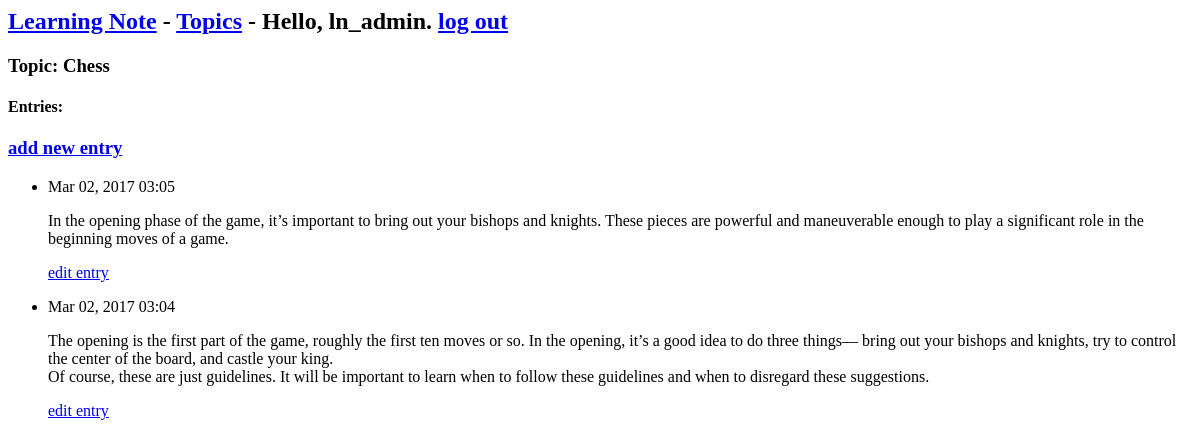
Page /topics/1/ (signed in) on the earlier database version.
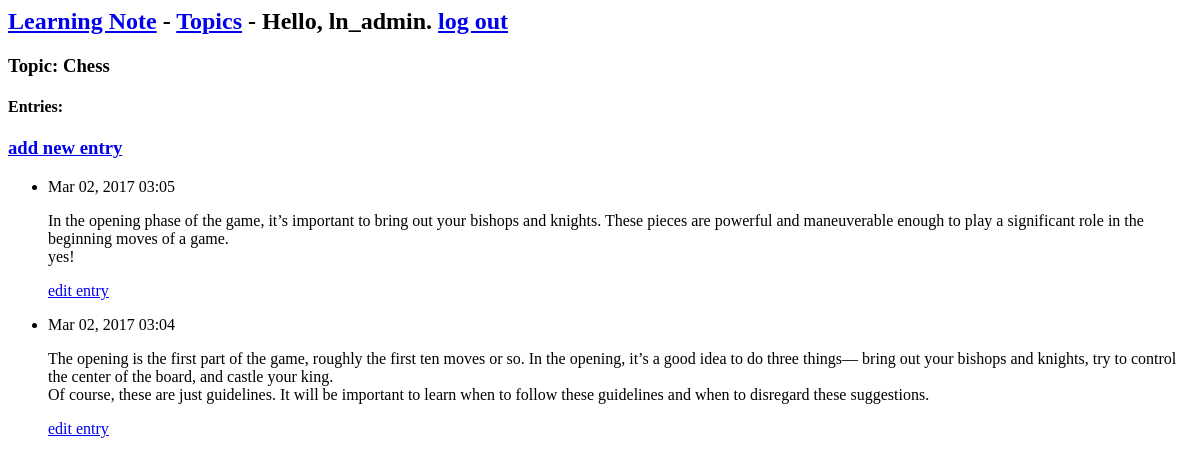
Same page on the later database version.
### learning_notes/models.py (models this page shows, shortened)
class Entry(models.Model):
    topic = models.ForeignKey(Topic)
    text = models.TextField()
    date_added = models.DateTimeField(auto_now_add=True)
    class Meta:
        verbose_name_plural = 'entries'

### learning_notes/views.py (the view)
# urls.py: url(r'^topics/(?P<topic_id>\d+)/$', views.topic, name='topic'),
@login_required
def topic(request, topic_id):
    topic = Topic.objects.get(id=topic_id)
    check_topic_owner(request, topic)
    entries = topic.entry_set.order_by('-date_added')
    contex = {'topic': topic, 'entries': entries}
    return render(request, 'learning_notes/topic.html', contex)

### learning_notes/models.py (called while the page is built)
    def __str__(self):
        return self.text

### learning_notes/views.py (called while the page is built)
def check_topic_owner(request, topic):
    if topic.owner != request.user:
        raise Http404

### learning_notes/templates/learning_notes/topic.html
{% extends 'learning_notes/base.html' %}
{% block content %}
  <h3>Topic: {{ topic }}</h3>
  <h4>Entries:</h4>
  <h3>
    <a href="{% url 'learning_notes:new_entry' topic.id %}">add new entry</a>
  </h3>
  <ul>
    {% for entry in entries %}
      <li>
        <p>{{ entry.date_added|date:'M d, Y H:i' }}</p>
        <p>{{ entry.text|linebreaks }}</p>
        <p>
          <a href="{% url 'learning_notes:edit_entry' entry.id %}">edit entry</a>
        </p>
      </li>
    {% empty %}
      <li>There are no entries for this topic yet.</li>
    {% endfor %}
  </ul>
{% endblock content %}

Differences in the rows shown:
changed Entry: text "…moves of a game." → "…moves of a game. yes!"
